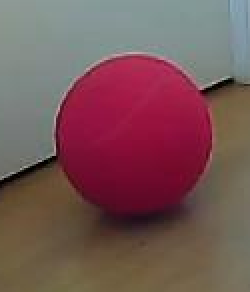
#> input picture trial_code/image.png, 125 x 146 px (shown 2 times larger)
$ python thresh_detect_img.py
#> lines starting #> are read from the running program, lines starting #| are printed output that depends on the picture; after the words box and inside, x2 and y2 are one past the last pixel; in counts of white or black regions, pixels touching at a corner belong together
import cv2
import numpy as np

def nothing(x):
    pass

def detect_color(image, color_lower, color_upper, color_space='HSV'):
    if color_space == 'HSV':
        image_hsv = cv2.cvtColor(image, cv2.COLOR_BGR2HSV)
    elif color_space == 'GRAY':
        image_hsv = cv2.cvtColor(image, cv2.COLOR_BGR2GRAY)
    else:
        raise ValueError("Color space not supported. Use 'HSV' or 'GRAY'.")

    mask = cv2.inRange(image_hsv, color_lower, color_upper)
    result = cv2.bitwise_and(image, image, mask=mask)

    return result, mask

def main():
    # Read an example image
    image = cv2.imread('image.png')
#> image is the input picture: shape (146, 125, 3); mean B, G, R 86.5, 85.4, 119.2

    # Create a window for trackbars
    cv2.namedWindow('Adjustment Bars')

    # Create trackbars for adjusting parameters
    cv2.createTrackbar('Hue Lower', 'Adjustment Bars', 0, 179, nothing)
#> slider 'Hue Lower' is set to 35
    cv2.createTrackbar('Hue Upper', 'Adjustment Bars', 179, 179, nothing)
    cv2.createTrackbar('Saturation Lower', 'Adjustment Bars', 0, 255, nothing)
#> slider 'Saturation Lower' is set to 51
    cv2.createTrackbar('Saturation Upper', 'Adjustment Bars', 255, 255, nothing)
    cv2.createTrackbar('Value Lower', 'Adjustment Bars', 0, 255, nothing)
#> slider 'Value Lower' is set to 51
    cv2.createTrackbar('Value Upper', 'Adjustment Bars', 255, 255, nothing)
    cv2.createTrackbar('Grayscale Lower', 'Adjustment Bars', 0, 255, nothing)
#> slider 'Grayscale Lower' is set to 51
    cv2.createTrackbar('Grayscale Upper', 'Adjustment Bars', 255, 255, nothing)

    while True:
        # Get current trackbar positions
        hue_lower = cv2.getTrackbarPos('Hue Lower', 'Adjustment Bars')
        hue_upper = cv2.getTrackbarPos('Hue Upper', 'Adjustment Bars')
        sat_lower = cv2.getTrackbarPos('Saturation Lower', 'Adjustment Bars')
        sat_upper = cv2.getTrackbarPos('Saturation Upper', 'Adjustment Bars')
        val_lower = cv2.getTrackbarPos('Value Lower', 'Adjustment Bars')
        val_upper = cv2.getTrackbarPos('Value Upper', 'Adjustment Bars')
        gray_lower = cv2.getTrackbarPos('Grayscale Lower', 'Adjustment Bars')
        gray_upper = cv2.getTrackbarPos('Grayscale Upper', 'Adjustment Bars')

        # Define the lower and upper HSV values for Red, Blue, and Purple
        red_lower = np.array([0, sat_lower, val_lower])
        red_upper = np.array([hue_upper, sat_upper, val_upper])

        blue_lower = np.array([hue_lower, sat_lower, val_lower])
        blue_upper = np.array([hue_upper, sat_upper, val_upper])

        purple_lower = np.array([130, sat_lower, val_lower])
        purple_upper = np.array([160, sat_upper, val_upper])

        # Threshold to detect red color in HSV
        red_result, red_mask = detect_color(image, red_lower, red_upper, color_space='HSV')
#> in detect_color, `image_hsv = cv2.cvtColor(image, cv2.COLOR_BGR2HSV)`: image_hsv: shape (146, 125, 3); mean H, S, V 83.4, 106.4, 123.5
#> in detect_color, `mask = cv2.inRange(image_hsv, color_lower, color_upper)`:
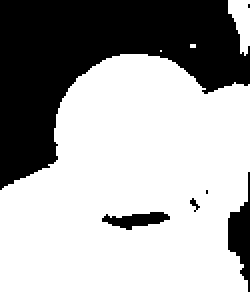
#> mask: shape (146, 125) (shown 2 times larger); 65.6% white; 6 black regions (3 under 20 px), largest, box (x1, y1, x2, y2) and area: (0, 0, 125, 95) 5756, (114, 86, 125, 146) 322, (51, 106, 85, 115) 173
#> in detect_color, `result = cv2.bitwise_and(image, image, mask=mask)`:
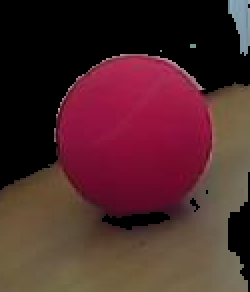
#> result: shape (146, 125, 3) (shown 2 times larger); mean B, G, R 41.9, 39.7, 76.9

        # Threshold to detect blue color in HSV
        blue_result, blue_mask = detect_color(image, blue_lower, blue_upper, color_space='HSV')
#> call 2 of detect_color, with color_lower = array of shape (3,), color_upper = array of shape (3,), color_space = 'HSV'
#> in detect_color (call 2), `mask = cv2.inRange(image_hsv, color_lower, color_upper)`:
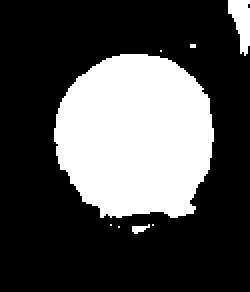
#> mask: shape (146, 125) (shown 2 times larger); 30% white; 8 white regions (5 under 20 px), largest, box (x1, y1, x2, y2) and area: (27, 27, 107, 109) 5245, (114, 0, 125, 28) 195, (66, 112, 75, 117) 25
#> in detect_color (call 2), `result = cv2.bitwise_and(image, image, mask=mask)`:
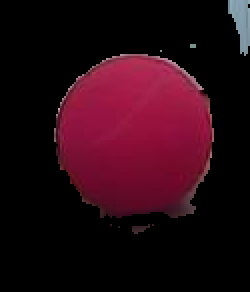
#> result: shape (146, 125, 3) (shown 2 times larger); mean B, G, R 18.7, 8.7, 39.5

        # Threshold to detect purple color in HSV
        purple_result, purple_mask = detect_color(image, purple_lower, purple_upper, color_space='HSV')
#> in detect_color (call 3), `mask = cv2.inRange(image_hsv, color_lower, color_upper)`: mask: shape (146, 125); every value is 0
#> in detect_color (call 3), `result = cv2.bitwise_and(image, image, mask=mask)`: result: shape (146, 125, 3); every value is 0

        # Threshold to detect color in grayscale
        gray_lower = np.array([gray_lower])
        gray_upper = np.array([gray_upper])
        gray_result, gray_mask = detect_color(image, gray_lower, gray_upper, color_space='GRAY')
#> call 4 of detect_color, with color_lower = array of shape (1,), color_upper = array of shape (1,), color_space = 'GRAY'
#> in detect_color (call 4), `image_hsv = cv2.cvtColor(image, cv2.COLOR_BGR2GRAY)`:
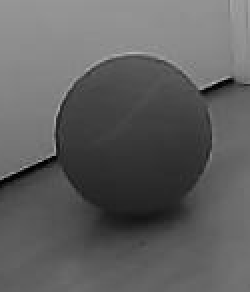
#> image_hsv: shape (146, 125) (shown 2 times larger); min 1, max 189, mean 95.6
#> in detect_color (call 4), `mask = cv2.inRange(image_hsv, color_lower, color_upper)`:
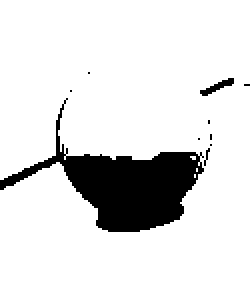
#> mask: shape (146, 125) (shown 2 times larger); 87.5% white; 10 black regions (8 under 20 px), largest, box (x1, y1, x2, y2) and area: (0, 49, 102, 116) 2199, (100, 39, 117, 48) 57
#> in detect_color (call 4), `result = cv2.bitwise_and(image, image, mask=mask)`:
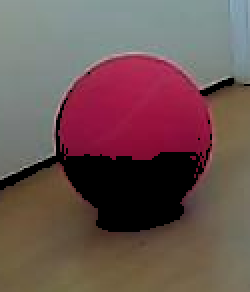
#> result: shape (146, 125, 3) (shown 2 times larger); mean B, G, R 81.8, 83.5, 108.1

        # Display the results
        cv2.imshow('Original Image', image)
        # [4 lines of commented-out code are left out]
        cv2.imshow('Purple Detected', purple_result)
        cv2.imshow('Purple Mask', purple_mask)
        cv2.imshow('Grayscale Detected', gray_result)
        cv2.imshow('Grayscale Mask', gray_mask)

        # Break the loop when 'q' is pressed
        if cv2.waitKey(1) & 0xFF == ord('q'):
#> (key q is pressed here)
            break

    cv2.destroyAllWindows()

if __name__ == "__main__":
    main()

$ run again, with trial_code/frc14.jpg saved as trial_code/image.png
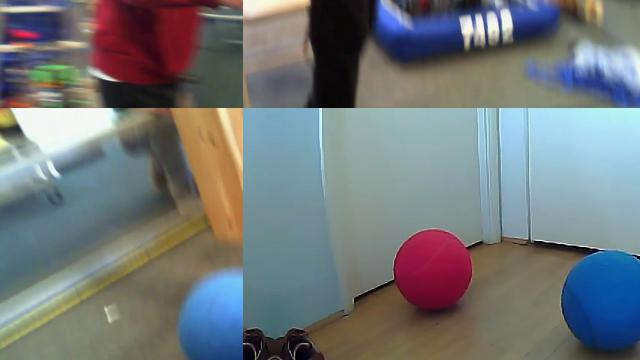
#> input picture trial_code/frc14.jpg, 640 x 360 px
#> in main, image is the input picture: shape (360, 640, 3); mean B, G, R 120.9, 118.9, 114.1
#> in detect_color, `mask = cv2.inRange(image_hsv, color_lower, color_upper)`:
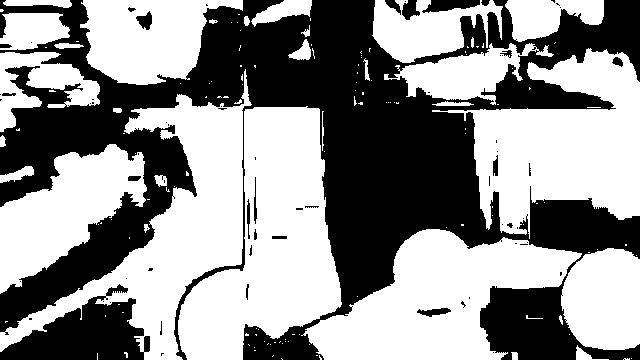
#> mask: shape (360, 640); 56.8% white; 69 black regions (48 under 20 px), largest, box (x1, y1, x2, y2) and area: (0, 0, 640, 360) 91429, (0, 284, 150, 360) 5989, (422, 0, 480, 13) 486
#> mask: shape (360, 640); 38.1% white; 116 white regions (91 under 20 px), largest, box (x1, y1, x2, y2) and area: (178, 106, 342, 360) 23211, (432, 48, 640, 239) 20513, (0, 144, 147, 294) 10987
#> mask: shape (360, 640); 0.17% white in thin lines or dots, all inside (x1, y1, x2, y2) = (0, 0, 563, 351)
#> mask: shape (360, 640); 89.8% white; 64 black regions (40 under 20 px), largest, box (x1, y1, x2, y2) and area: (306, 0, 468, 108) 7503, (101, 0, 221, 108) 7365, (561, 298, 640, 359) 2285
#> in detect_color (call 4), `result = cv2.bitwise_and(image, image, mask=mask)`:
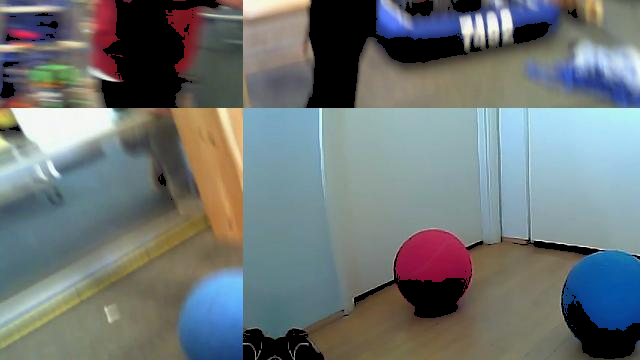
#> result: shape (360, 640, 3); mean B, G, R 117.1, 116.6, 109.7

$ run again, with trial_code/frc2117.jpg saved as trial_code/image.png
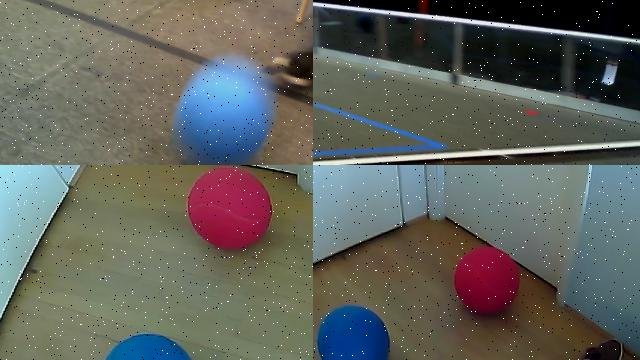
#> input picture trial_code/frc2117.jpg, 640 x 360 px
#> in main, image is the input picture: shape (360, 640, 3); mean B, G, R 94.2, 100.2, 98.1
#> mask: shape (360, 640); 53.6% white; 1299 black regions (1281 under 20 px), largest, box (x1, y1, x2, y2) and area: (166, 0, 640, 360) 67321, (0, 0, 181, 186) 20370, (15, 227, 279, 360) 14566
#> mask: shape (360, 640); 27.1% white; 757 white regions (700 under 20 px), largest, box (x1, y1, x2, y2) and area: (174, 59, 277, 250) 13869, (565, 163, 640, 355) 10341, (0, 164, 191, 311) 7783
#> mask: shape (360, 640); 0% white in thin lines or dots, all inside (x1, y1, x2, y2) = (220, 17, 585, 266)
#> mask: shape (360, 640); 85% white; 1258 black regions (1244 under 20 px), largest, box (x1, y1, x2, y2) and area: (460, 24, 640, 111) 9620, (313, 0, 640, 39) 6473, (317, 8, 455, 73) 5478
#> in detect_color (call 4), `result = cv2.bitwise_and(image, image, mask=mask)`:
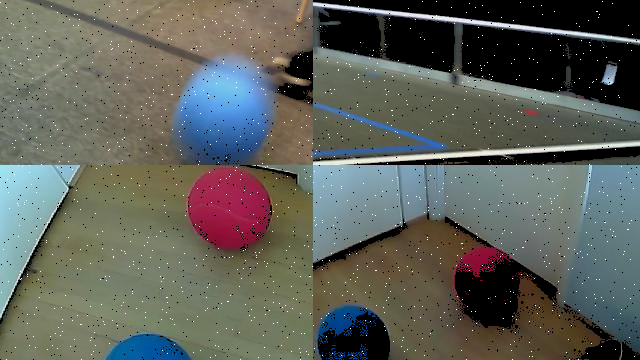
#> result: shape (360, 640, 3); mean B, G, R 90.1, 97.1, 94.2
